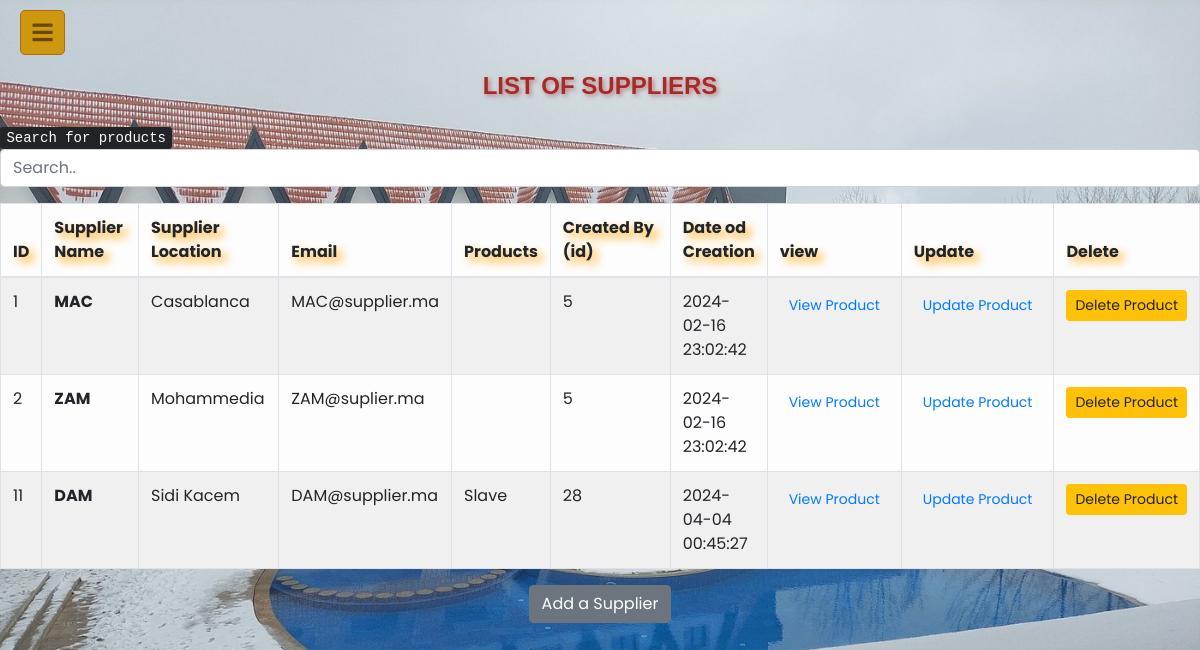
Page /SupplierManagement.php (signed in) on the committed database.
### tables this page shows
CREATE TABLE `supplier` (
  `ID` int(11) NOT NULL,
  `Sname` varchar(50) NOT NULL,
  `Slocation` varchar(50) NOT NULL,
  `Email` varchar(50) NOT NULL,
  `Created_by` int(11) NOT NULL,
  `Created` datetime NOT NULL DEFAULT current_timestamp()
);

### SupplierManagement.php (the view, shortened to what this page needs)
<!DOCTYPE html>
<html lang="en" dir="ltr">
<head>
      <link rel="stylesheet" href="css/style3.css">
      <link rel="stylesheet" href="css/style.css">
      <link rel="stylesheet" href="https://maxcdn.bootstrapcdn.com/bootstrap/4.0.0/css/bootstrap.min.css">
      <link rel="stylesheet" href="https://cdnjs.cloudflare.com/ajax/libs/font-awesome/5.15.3/css/all.min.css"/>
      <link rel="stylesheet" href="https://cdn.jsdelivr.net/npm/bootstrap-icons@1.11.3/font/bootstrap-icons.min.css">
   </head>
   <body style="background: url(LogInImage.jpg);background-repeat: no-repeat;background-size: 100%;">
      <br>
      <br>
      <br>
      <H3 style="text-align: center; margin: 0; color: brown; font-family: 'Helvetica', sans-serif; font-size: 24px; font-weight: bold; text-transform: uppercase; text-shadow: 2px 2px 4px rgba(165, 42, 42, 0.5);">List of Suppliers</H3>
        <br>
      <p><kbd> Search for products </kbd> <input class="form-control" id="myInput" type="text" placeholder="Search.."></p>
      <table class="table table-light table-hover table-striped table-bordered ">
  <thead>
    <tr>
      <th scope="col" style="text-shadow: 5px 5px 10px orange;">ID</th>
      <th scope="col" style="text-shadow: 5px 5px 10px orange;">Supplier Name</th>
      <th scope="col" style="text-shadow: 5px 5px 10px orange;">Supplier Location</th>
      <th scope="col" style="text-shadow: 5px 5px 10px orange;">Email</th>
      <th scope="col" style="text-shadow: 5px 5px 10px orange;">Products</th>
      <th width="10%" scope="col" style="text-shadow: 5px 5px 10px orange;">Created By (id)</th>
      <th width="2%" scope="col" style="text-shadow: 5px 5px 10px orange;">Date od Creation</th>
      <th scope="col" style="text-shadow: 5px 5px 10px orange;">view</th>
      <th scope="col" style="text-shadow: 5px 5px 10px orange;">Update</th>
      <th scope="col" style="text-shadow: 5px 5px 10px orange;">Delete</th>
    </tr>
  </thead>
  <tbody id="myTable">
    <?php
    @include 'config.php';
    $fetch_query = "SELECT * FROM supplier";
    $fetch_query_run = mysqli_query($conn,$fetch_query);
    if(mysqli_num_rows($fetch_query_run) > 0){
        while($row = mysqli_fetch_array($fetch_query_run))
        {
            ?>
     <tr>
      <td class=" supp_id"><?php echo $row['ID']; ?></td>
      <td><b><?php echo $row['Sname']; ?></b></td>
      <td><?php echo $row['Slocation']; ?></td>
      <td><?php echo $row['Email']; ?></td>
      <td>
        <?php
    $supplierID = $row['ID'];
    $productQuery = "SELECT Pname FROM products INNER JOIN productswsuppliers ON products.ID = productswsuppliers.product WHERE productswsuppliers.supplier = '$supplierID'";
    $productResult = mysqli_query($conn, $productQuery);
    $products = [];
    if ($productResult) {
        while ($productRow = mysqli_fetch_array($productResult)) {
            $products[] = $productRow['Pname'];
        }
    } else  echo "No products available";
     echo implode(', ', $products);
        ?>
      </td>
      <td><?php echo $row['Created_by']; ?></td>
      <td><?php echo $row['Created']; ?></td>
      <td>
        <a href="#" class="btn btn-link btn-sm view_supp_data">View Product</a>
      </td>
      <td>
        <a href="#" class="btn btn-link btn-sm edit_supp">Update Product</a>
      </td>
      <td>
        <a href="#" class="btn btn-warning btn-sm delete_Supplier">Delete Product</a>
      </td>
             </tr>
            <?php
        }
    }else{
    }
    ?>
  </tbody>
</table>
<div style="text-align: center;">
  <button type="button" class="btn btn-secondary" data-bs-toggle="modal" data-bs-target="#AddSupplier">
    Add a Supplier
  </button>
</div>
   </body>
<?php
if ($_SESSION['User_type'] == 'Admin') {
    include 'navbaradmin.php';
} elseif ($_SESSION['User_type'] == 'User') {
    include 'navbaruser.php';
} ?>
</html>

### css/style3.css (style rules this page uses)
* { margin: 0; padding: 0; box-sizing: border-box; font-family: 'Poppins', sans-serif; }

### css/style.css (style rules this page uses)
* { font-family: 'Poppins', sans-serif; margin:0; padding:0; box-sizing: border-box; outline: none; border:none; text-decoration: none; }
body { background-color: indianred; }

### rows in the picture
supplier: ID "1", Sname "MAC", Slocation "Casablanca", Email "MAC@supplier.ma", Created_by "5", Created "2024-02-16 23:02:42"
supplier: ID "2", Sname "ZAM", Slocation "Mohammedia", Email "ZAM@suplier.ma", Created_by "5", Created "2024-02-16 23:02:42"
supplier: ID "11", Sname "DAM", Slocation "Sidi Kacem", Email "DAM@supplier.ma", products "Slave", Created_by "28", Created "2024-04-04 00:45:27"
